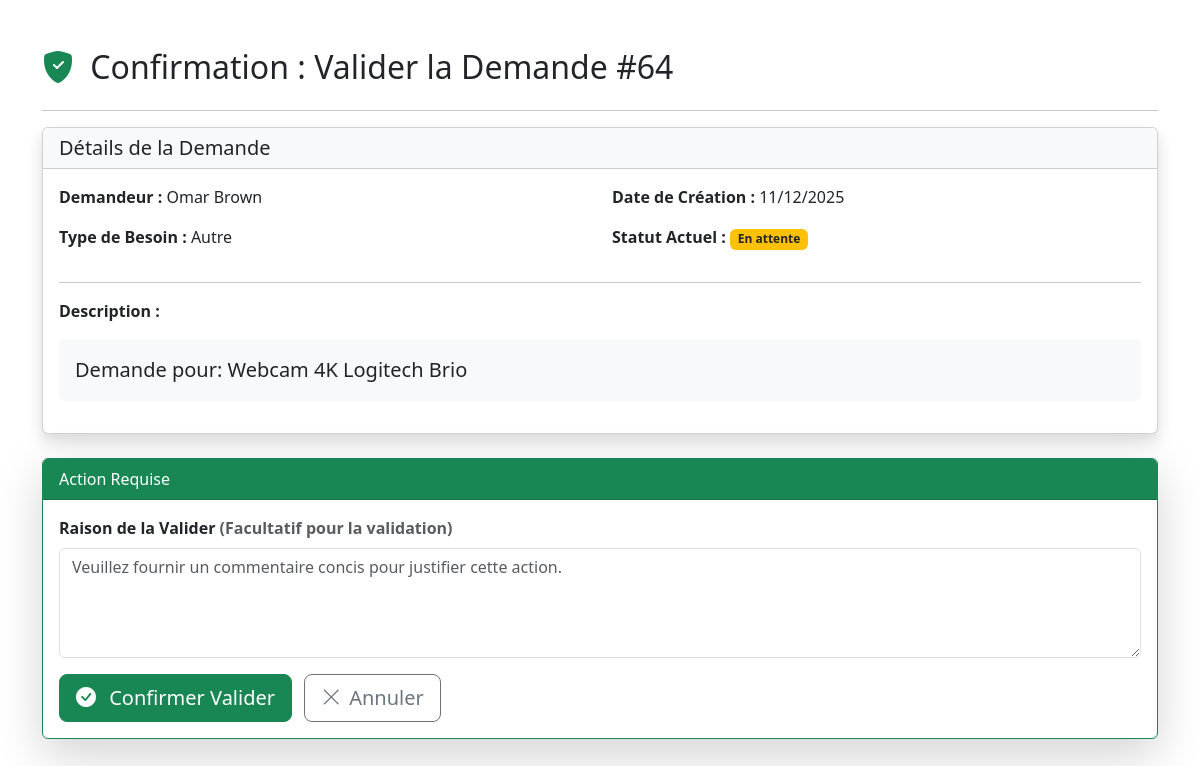
Screenshot of /pages/action-demande.php?id=64&action=valider (signed in) with the database file from the repository.
### tables this page shows
CREATE TABLE `demandes` (
  `id` int(11) NOT NULL,
  `user_id` int(11) NOT NULL,
  `type_besoin_id` int(11) NOT NULL,
  `description` text NOT NULL,
  `urgence` enum('Faible','Moyenne','Urgente') NOT NULL DEFAULT 'Faible',
  `statut` enum('En attente','En cours de validation','Traitée') NOT NULL DEFAULT 'En attente',
  `date_creation` datetime DEFAULT current_timestamp(),
  `prix` decimal(12,2) DEFAULT NULL
);

CREATE TABLE `users` (
  `id` int(11) NOT NULL,
  `nom` varchar(255) NOT NULL,
  `email` varchar(255) NOT NULL,
  `password` varchar(255) NOT NULL,
  `role` enum('Demandeur','Validateur','Administrateur') NOT NULL DEFAULT 'Demandeur',
  `created_at` timestamp NOT NULL DEFAULT current_timestamp(),
  `service_id` int(11) NOT NULL DEFAULT 1
);

CREATE TABLE `types_besoins` (
  `id` int(11) NOT NULL,
  `libelle` varchar(100) NOT NULL
);

### pages/action-demande.php (the view, shortened to what this page needs)
<?php
$demande_id = filter_input(INPUT_GET, 'id', FILTER_VALIDATE_INT);
$action = filter_input(INPUT_GET, 'action', FILTER_SANITIZE_STRING);
$libelle_action = ($action === 'valider') ? 'Valider' : 'Rejeter';
try {
    $pdo = getConnection();
    $query_demande = "
        SELECT
            d.id, d.description, d.statut, d.date_creation,
            t.libelle AS type_besoin,
            u.nom AS demandeur
        FROM demandes d
        LEFT JOIN types_besoins t ON d.type_besoin_id = t.id
        LEFT JOIN users u ON d.user_id = u.id
        WHERE d.id = ?
    ";
    $stmt_demande = $pdo->prepare($query_demande);
    $stmt_demande->execute([$demande_id]);
    $demande_data = $stmt_demande->fetch(PDO::FETCH_ASSOC);
} catch (PDOException $e) {
    $_SESSION['action_result'] = ['error' => "Erreur de base de données lors du chargement: " . $e->getMessage()];
    header("Location: /besoins/dashboard-validateur.php");
    exit;
} catch (Exception $e) {
    $_SESSION['action_result'] = ['error' => $e->getMessage()];
    header("Location: /besoins/dashboard-validateur.php");
    exit;
}
?>
<!DOCTYPE html>
<html lang="fr">
<head>
    <link href="https://cdn.jsdelivr.net/npm/bootstrap@5.3.0/dist/css/bootstrap.min.css" rel="stylesheet">
    <link href="https://cdn.jsdelivr.net/npm/bootstrap-icons@1.10.2/font/bootstrap-icons.css" rel="stylesheet">
</head>
<body>
    <div class="container py-5">
        <h2 class="mb-4">
            <i class="bi bi-shield-fill-check me-2
                <?php echo ($action === 'valider') ? 'text-success' : 'text-danger'; ?>"></i>
            Confirmation : <?php echo $libelle_action; ?> la Demande #<?php echo $demande_id; ?>
        </h2>
        <hr>
        <div class="card shadow mb-4">
            <div class="card-header bg-light">
                <h5 class="mb-0">Détails de la Demande</h5>
            </div>
            <div class="card-body">
                <div class="row">
                    <div class="col-md-6">
                        <p><strong>Demandeur :</strong> <?php echo htmlspecialchars($demande_data['demandeur']); ?></p>
                        <p><strong>Type de Besoin :</strong>
                            <?php echo htmlspecialchars($demande_data['type_besoin']); ?></p>
                    </div>
                    <div class="col-md-6">
                        <p><strong>Date de Création :</strong>
                            <?php echo date('d/m/Y', strtotime($demande_data['date_creation'])); ?></p>
                        <p><strong>Statut Actuel :</strong> <span
                                class="badge bg-warning text-dark"><?php echo htmlspecialchars($demande_data['statut']); ?></span>
                        </p>
                    </div>
                </div>
                <hr>
                <p><strong>Description :</strong></p>
                <blockquote class="blockquote bg-light p-3 rounded">
                    <?php echo nl2br(htmlspecialchars($demande_data['description'])); ?>
                </blockquote>
            </div>
        </div>
        <div class="card shadow-lg
            <?php echo ($action === 'valider') ? 'border-success' : 'border-danger'; ?> mb-4">
            <div class="card-header text-white
                <?php echo ($action === 'valider') ? 'bg-success' : 'bg-danger'; ?>">
                Action Requise
            </div>
            <div class="card-body">
                <form method="POST"
                    action="action-demande.php?id=<?php echo $demande_id; ?>&action=<?php echo $action; ?>">
                    <div class="mb-3">
                        <label for="raison" class="form-label fw-bold">
                            Raison de la <?php echo $libelle_action; ?>
                            <?php if ($action === 'rejeter'): ?>
                            <span class="text-danger">* Obligatoire pour le rejet</span>
                            <?php else: ?>
                            <span class="text-muted">(Facultatif pour la validation)</span>
                            <?php endif; ?>
                        </label>
                        <textarea class="form-control" id="raison" name="raison" rows="4"
                            placeholder="Veuillez fournir un commentaire concis pour justifier cette action."><?php echo htmlspecialchars($raison ?? ''); ?></textarea>
                    </div>
                    <button type="submit" name="submit_action" class="btn btn-lg
                        <?php echo ($action === 'valider') ? 'btn-success' : 'btn-danger'; ?>">
                        <i class="bi bi-check-circle-fill me-2"></i>
                        Confirmer <?php echo $libelle_action; ?>
                    </button>
                    <a href="../dashboard-validateur.php" class="btn btn-lg btn-outline-secondary ms-2">
                        <i class="bi bi-x-lg me-2"></i>Annuler
                    </a>
                </form>
            </div>
        </div>
    </div>
</body>
</html>

### rows the page displays
demandes: user.nom "Omar Brown", type_besoin.libelle "Autre", date_creation "11/12/2025", statut "En attente", description "Demande pour: Webcam 4K Logitech Brio"

### other values shown
$libelle_action "Valider"
$demande_id "64"
